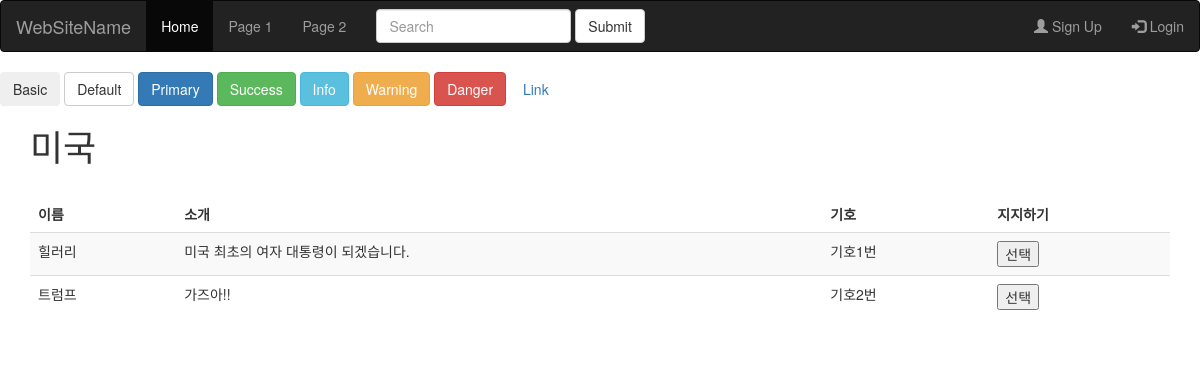
/areas/미국/, run on the app's committed database.
### elections/models.py (models this page shows, shortened)
class Candidate(models.Model):
    name = models.CharField(max_length=10)
    introduction = models.TextField()
    area = models.CharField(max_length=15)
    party_number = models.IntegerField(default=0)

### elections/views.py (the view)
# urls.py: path('areas/<str:area>/', views.areas),
def areas(request, area):
    today = datetime.datetime.now()
    try:
        poll = Poll.objects.get(area=area,
                                start_date__lte=today,
                                end_date__gte=today)
        candidates = Candidate.objects.filter(area=area)
    except:
        poll = None
        candidates = None
    context = {'candidates': candidates,
               'area': area,
               'poll': poll}
    return render(request, 'elections/area.html', context)

### elections/templates/elections/area.html (shortened to what this page needs)
{% extends "elections/layout.html" %}
{% block content%}
<div class="container">
    <h1>{{area}}</h1>
    <br>
    {% if poll %}
    <table class="table table-striped">
        <thead>
        <tr>
            <td><B>이름</B></td>
            <td><B>소개</B></td>
            <td><B>기호</B></td>
            <td><B>지지하기</B></td>
        </tr>
        </thead>
        <tbody>
        {% for candidate in candidates %}
        <tr>
            <td> {{candidate.name}}</td>
            <td> {{candidate.introduction}}</td>
            <td> 기호{{candidate.party_number}}번</td>
            <td>
                <form action="/polls/{{poll.id}}/" method="post">
                    <button name="choice" value="{{candidate.id}}">선택</button>
                </form>
            </td>
        </tr>
        {% endfor %}
    </table>
    {% else %}
    여론조사가 없습니다
    {% endif %}
</div>
{% endblock %}

### data on the page
Candidate: name "힐러리", introduction "미국 최초의 여자 대통령이 되겠습니다.", party_number "1"
Candidate: name "트럼프", introduction "가즈아!!", party_number "2"

### other printed values
{{ area }} "미국"
